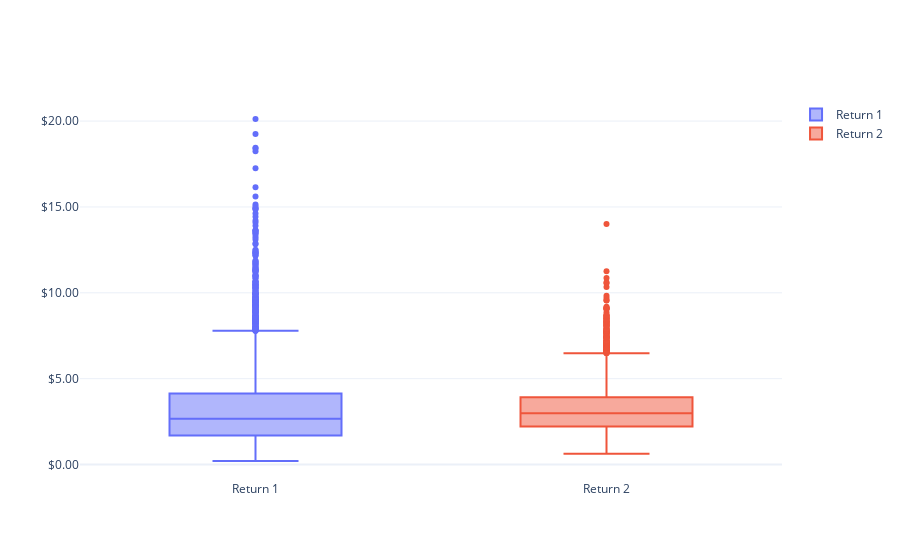

The notebook cell this image was saved under:
### Markdown cell above
# FIGURE 1 (BOXPLOTS)

### Code cell
import plotly.graph_objects as go 

trace1 = go.Box(
    y=ret1, 
    name="Return 1", 
    hovertemplate="$%{y:.2f}<extra></extra>"
)

trace2 = go.Box(
    y=ret2, 
    name="Return 2", 
    hovertemplate="$%{y:.2f}<extra></extra>"
)
fig = go.Figure(trace1)
fig.add_trace(trace2)

fig.update_layout(
    yaxis_tickprefix="$", 
    yaxis_tickformat=",.2f",
    template="plotly_white"
)
fig.show()

### Figure 1 — Plotly figure (JSON) as saved in the notebook; plotly's stock layout.template omitted (floating-point values rounded to 4 significant figures; data arrays with more than 128 entries replaced by an {"elided": "..."} marker saying what was removed)
{"data": [{"hovertemplate": "$%{y:.2f}<extra></extra>", "name": "Return 1", "type": "box", "y": {"elided": "5000 float values"}}, {"hovertemplate": "$%{y:.2f}<extra></extra>", "name": "Return 2", "type": "box", "y": {"elided": "5000 float values"}}], "layout": {"yaxis": {"tickformat": ",.2f", "tickprefix": "$"}}}
